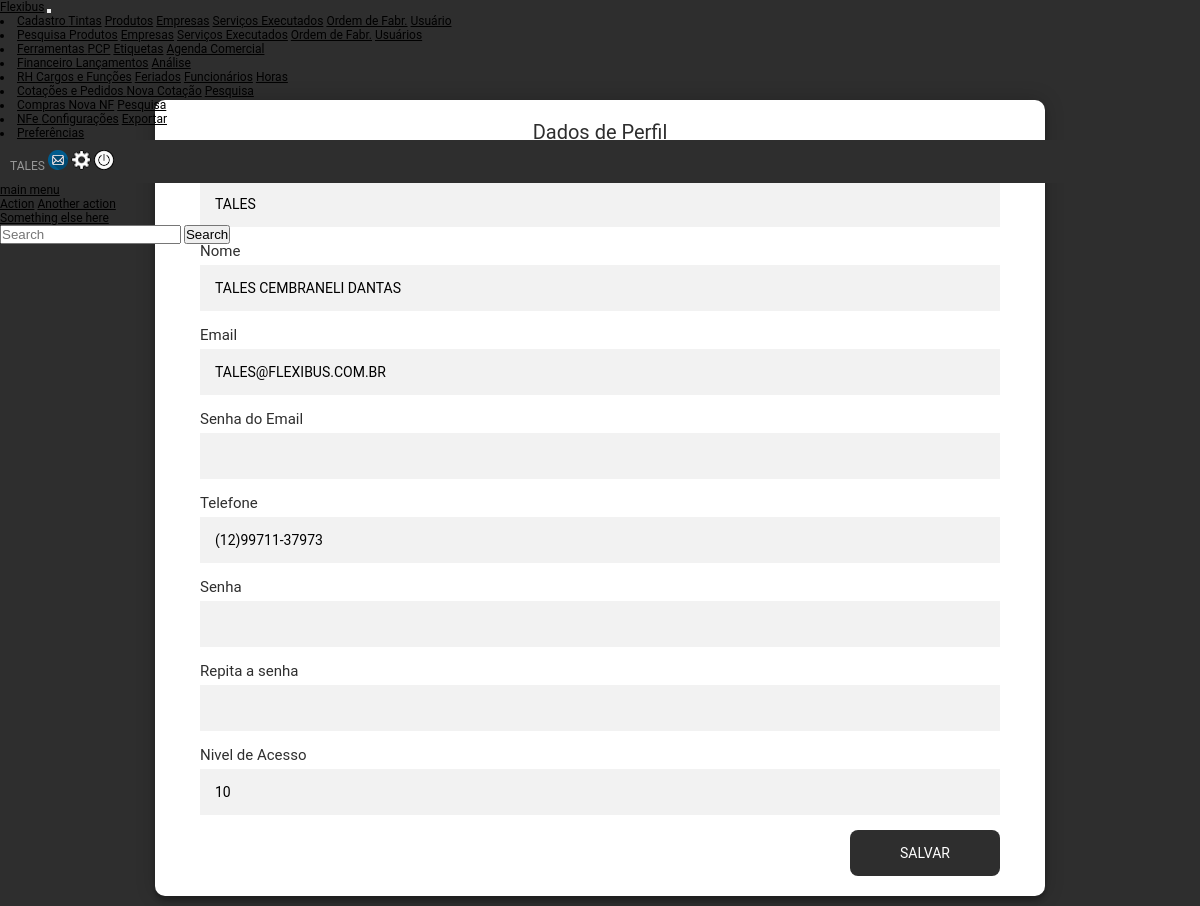
Screenshot of /profile.php (signed in) with the database file from the repository.
### tables this page shows
CREATE TABLE `tb_usuario` (
  `id` int(11) NOT NULL AUTO_INCREMENT,
  `user` varchar(12) NOT NULL,
  `pass` varchar(12) NOT NULL,
  `class` int(11) DEFAULT NULL,
  `nome` varchar(40) DEFAULT NULL,
  `email` varchar(70) DEFAULT NULL,
  `cel` varchar(15) DEFAULT NULL,
  `mail_pass` varchar(20) DEFAULT NULL,
  PRIMARY KEY (`id`)
);

### profile.php (the view, shortened to what this page needs)
<!DOCTYPE HTML>
<html lang="pt-br">
<head>
    <link rel="stylesheet" type="text/css"  href="css/estilo.css" />
</head>
<body>
  <header>
    <?php
      include "menu.inc";
      if (IsSet($_COOKIE["cod_user"]))
      {
        $cod_user = $_COOKIE["cod_user"];
        include "conecta_mysql.inc";
        $query = "SELECT * from tb_usuario where id = \"". $cod_user ."\"";
        $result = mysqli_query($conexao, $query);
        while($fetch = mysqli_fetch_row($result)){
          $user = $fetch[1] ;
          $class = $fetch[3] ;
          $nome = $fetch[4] ;
          $email = $fetch[5] ;
          $tel = $fetch[6] ;
        }
      }
      ?>
  </header>
<div class="page_container">
  <div class="page_form">
    <p class="logo"> Dados de Perfil</p> <br>
    <form class="login-form" name="cadastro" method="POST" action="save_user.php" id="frmProfile">
      <label> Usuário </label>
      <input type="text" name="user" id="edtUser" value= "<?php echo htmlspecialchars($user); ?>" maxlength="12" readonly />
      <label> Nome </label>
      <input type="text" name="nome" id="edtNome" value= "<?php echo htmlspecialchars($nome); ?>" maxlength="40" />
      <label> Email </label>
      <input type="text" name="email" id="edtEmail" value= "<?php echo htmlspecialchars($email); ?>" maxlength="70" />
      <label> Senha do Email </label>
      <input type="password" name="emailpass" id="emailpass" maxlength="12" />
      <label> Telefone </label>
      <input type="text" name="tel" id="edtFone" value= "<?php echo htmlspecialchars($tel); ?>" maxlength="15" />
      <label> Senha </label>
      <input type="password" name="pass" id="edtPass1" maxlength="12"  />
      <label> Repita a senha </label>
      <input type="password" name="repass" id="edtPass2" maxlength="12" />
      <label> Nivel de Acesso </label>
      <input type="text" name="tipo" id="edtAceso" value= "<?php echo htmlspecialchars($class); ?>" maxlength="2" readonly />
      <button type="button" id="btnSaveProfile" >Salvar</button>
    </form>
  </div>
</div>
</body>
</html>

### css/estilo.css (style rules this page uses)
* { margin: 0; padding: 0; }
body { font-family: arial, helvetica, sans-serif; font-size: 12px; }
header { position: fixed; top:0; left: 0; width: 100%; }
.form input, .form select, .page_form input, .page_form select, .page_form textarea { font-family: "Roboto", sans-serif; outline: 0; background: #f2f2f2; width: 100%; border: 0; margin: 0 0 15px; padding: 15px; box-sizing: border-box; font-size: 14px; text-transform: uppercase; }
.form button, .page_form button { font-family: "Roboto", sans-serif; text-transform: uppercase; outline: 0; background: #2E2E2E ; width: 150px; border: 0; padding: 15px; color: #FFFFFF; font-size: 14px; -webkit-transition: all 0.3 ease; transition: all 0.3 ease; cursor: pointer; border-radius: 8px; float:right; }
body { background: #2E2E2E; font-family: "Roboto", sans-serif; -webkit-font-smoothing: antialiased; -moz-osx-font-smoothing: grayscale; }
.page_container { width: 100%; display: flex; flex-direction: column; justify-content: center; align-items: center; }
.page_container .logo { font-size: 20px; text-align: center; }
.page_form { color: #2E2E2E; padding: 10px; height: auto; width: 2200px; background: rgb(255, 255, 255); max-width: 800px; margin: 100px auto 10px; padding: 20px 45px; box-shadow: 0 0 20px 0 rgba(0, 0, 0, 0.2), 0 5px 5px 0 rgba(0, 0, 0, 0.24); border-radius: 10px; }
.login-form label { width: 100%; font-size: 15px; display:inline-block; margin-bottom: 5px; }

### rows the page displays
tb_usuario: user "tales", nome "Tales Cembraneli Dantas", email "tales@flexibus.com.br", tel "(12)99711-37973", tipo "10"

### other values shown
$main_name "Cadastro"
$a['nome'] "Tintas"
$a['nome'] "Produtos"
$a['nome'] "Empresas"
$a['nome'] "Serviços Executados"
$a['nome'] "Ordem de Fabr."
$a['nome'] "Usuário"
$main_name "Pesquisa"
$a['nome'] "Usuários"
$main_name "Ferramentas"
$a['nome'] "PCP"
$a['nome'] "Etiquetas"
$a['nome'] "Agenda Comercial"
$main_name "Financeiro"
$a['nome'] "Lançamentos"
